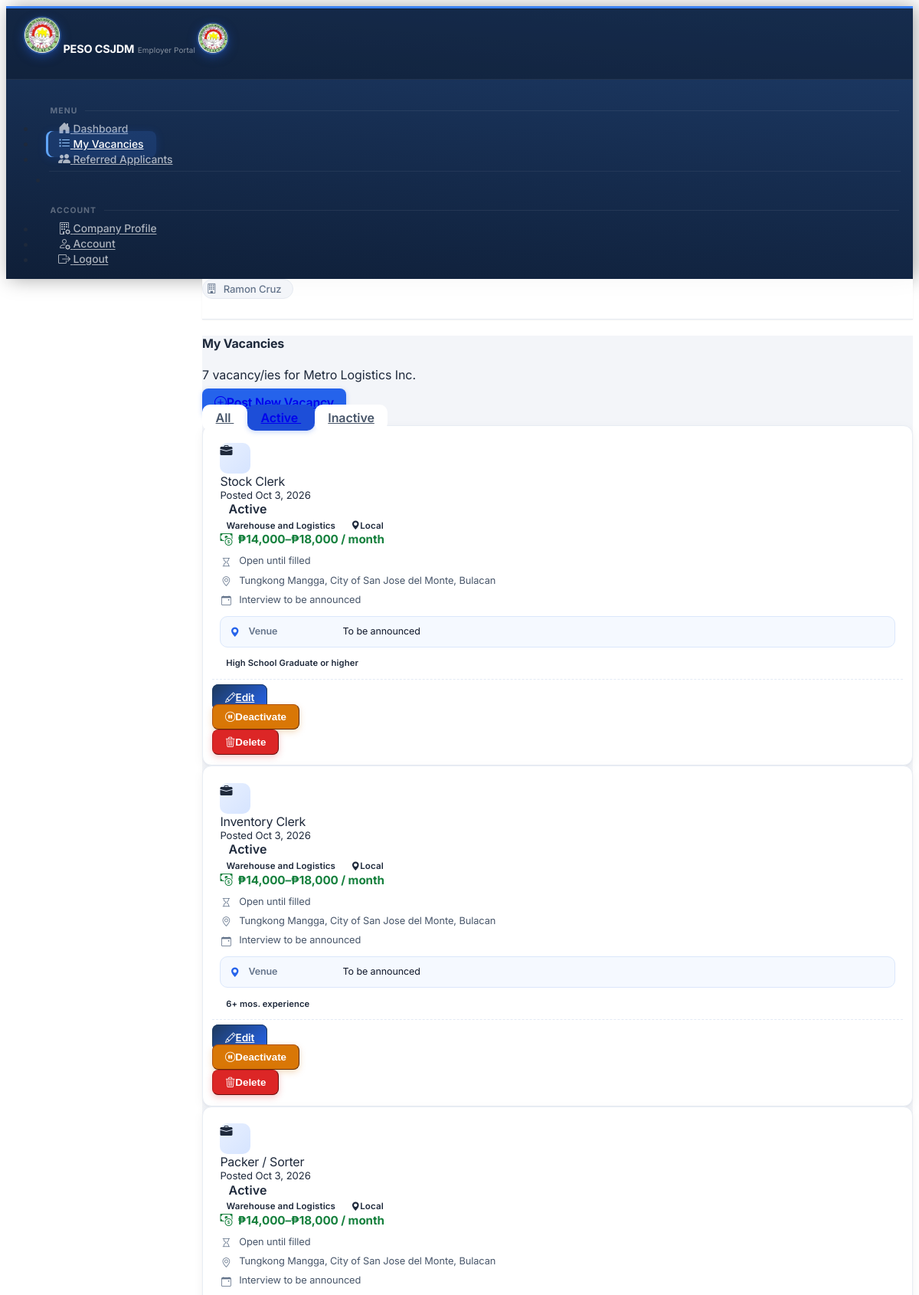
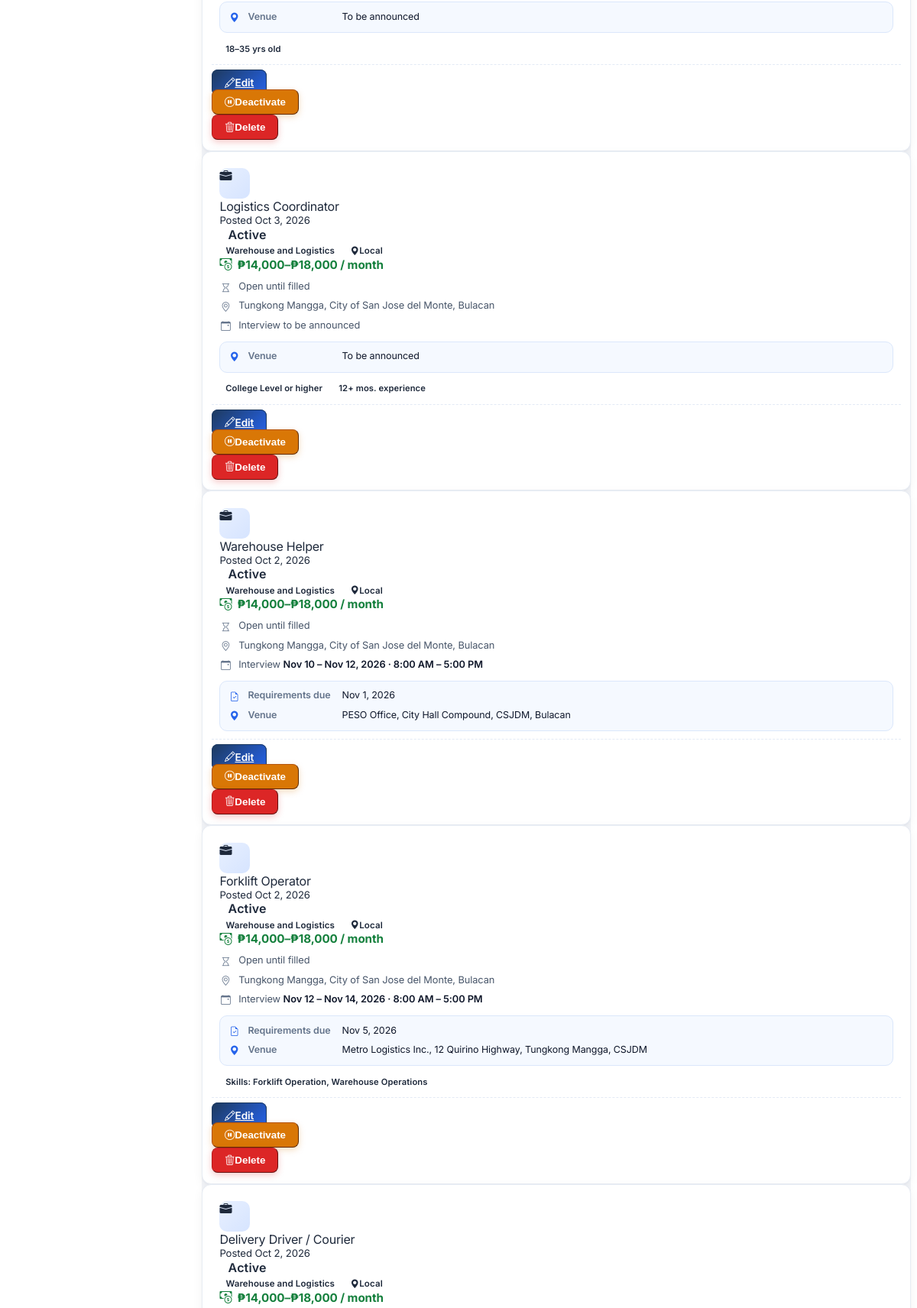
Page /employer/vacancies (signed in, upper part) on the committed database (2 pictures, top to bottom).
### tables this page shows
CREATE TABLE employers (
            employer_id             INTEGER  PRIMARY KEY AUTOINCREMENT,
            user_id        INTEGER  UNIQUE NOT NULL,
            company_name   TEXT     NOT NULL,
            contact_person TEXT     NOT NULL,
            phone          TEXT,
            address        TEXT,
            is_approved    INTEGER  DEFAULT 0,
            created_at     DATETIME DEFAULT CURRENT_TIMESTAMP, tin TEXT, trade_name TEXT, location_type TEXT, employer_sector TEXT, employer_type TEXT, total_workforce TEXT, line_of_business TEXT, address_line TEXT, barangay TEXT, city TEXT, province TEXT, position TEXT, telephone TEXT, mobile TEXT, fax TEXT, profile_email TEXT, certified INTEGER DEFAULT 0, certified_at DATETIME, profile_completed INTEGER DEFAULT 0, approval_requested INTEGER DEFAULT 0,
            FOREIGN KEY (user_id) REFERENCES users(user_id)
        );

CREATE TABLE job_vacancies (
            vacancy_id                   INTEGER  PRIMARY KEY AUTOINCREMENT,
            employer_name        TEXT     NOT NULL,
            job_title            TEXT     NOT NULL,
            occupational_category TEXT    NOT NULL,
            is_local             INTEGER  DEFAULT 1,
            is_active            INTEGER  DEFAULT 1,
            created_at           DATETIME DEFAULT CURRENT_TIMESTAMP
        , employer_id INTEGER REFERENCES users(user_id), application_deadline DATE, req_gender TEXT DEFAULT 'Any', req_age_min INTEGER, req_age_max INTEGER, req_education TEXT, req_documents TEXT, req_experience_months INTEGER, salary_min INTEGER, salary_max INTEGER, salary_period TEXT, job_location TEXT, req_skills TEXT, requirements_deadline DATE, interview_date DATE, interview_time TEXT, interview_date_end DATE, interview_time_end TEXT, location_type TEXT, venue_address TEXT, max_applicants INTEGER);

### app.py (the view)
@app.route('/employer/vacancies')
@employer_required
def employer_vacancies():
    emp = _get_my_employer()
    if not emp or not emp['is_approved']:
        return redirect(url_for('employer_profile'))
    db     = get_db()
    status = request.args.get('status', 'active')
    conds  = ['employer_id=?']
    params = [session['user_id']]
    if status == 'active':
        conds.append('is_active=1')
    elif status == 'inactive':
        conds.append('is_active=0')
    vacancies = db.execute(
        f'SELECT *, {EXPIRED_SQL} AS expired, '
        "(SELECT COUNT(*) FROM referrals r WHERE r.vacancy_id=job_vacancies.vacancy_id AND r.status != 'cancelled') AS applicant_count "
        f'FROM job_vacancies WHERE {" AND ".join(conds)} ORDER BY created_at DESC',
        params
    ).fetchall()
    return render_template('employer/vacancies.html', emp=emp,
                           vacancies=vacancies, status=status,
                           categories=CATEGORY_LIST)

### app.py (called while the page is built)
def get_db():
    if 'db' not in g:
        g.db = sqlite3.connect(DATABASE)
        g.db.row_factory = sqlite3.Row
        g.db.execute('PRAGMA foreign_keys = ON')
    return g.db

def edu_req_text(level):
    return f'{level} or higher' if level in EDUC_RANK else (level or '')

def _g(v, key):
    try:
        return v[key]
    except (KeyError, IndexError, TypeError):
        return None

def loc_type(v):
    t = _g(v, 'location_type')
    if t in LOCATION_TYPES_V:
        return t
    return 'local' if _g(v, 'is_local') else 'ph'

def loc_info(v):
    return {'type': loc_type(v), **LOCATION_TYPES_V[loc_type(v)]}

def salary_text(v):
    lo, hi, per = _g(v, 'salary_min'), _g(v, 'salary_max'), _g(v, 'salary_period')
    if not lo and not hi:
        return ''
    unit = {'Daily': 'day', 'Weekly': 'week',
            'Semi-monthly': 'half-month', 'Monthly': 'month'}.get(per, 'month')
    fmt = lambda n: '₱{:,}'.format(int(n))
    if lo and hi:
        amt = f'{fmt(lo)}–{fmt(hi)}'
    elif lo:
        amt = f'{fmt(lo)}+'
    else:
        amt = f'up to {fmt(hi)}'
    return f'{amt} / {unit}'

def interview_text(v):
    def fmt_d(dt, year=True):
        return dt.strftime('%b %d, %Y' if year else '%b %d').replace(' 0', ' ')
    def fmt_t(x):
        return datetime.strptime(x, '%H:%M').strftime('%I:%M %p').lstrip('0')
    d1, d2 = _g(v, 'interview_date'), _g(v, 'interview_date_end')
    if not d1:
        return ''
    try:
        a1 = datetime.strptime(d1, '%Y-%m-%d')
        if d2 and d2 != d1:
            a2 = datetime.strptime(d2, '%Y-%m-%d')
            out = f"{fmt_d(a1, a1.year != a2.year)} \u2013 {fmt_d(a2)}"
        else:
            out = fmt_d(a1)
        t1, t2 = _g(v, 'interview_time'), _g(v, 'interview_time_end')
        if t1 and t2:
            out += f' \u00b7 {fmt_t(t1)} \u2013 {fmt_t(t2)}'
        elif t1:
            out += f' \u00b7 {fmt_t(t1)}'
    except ValueError:
        return ''
    return out

def _vacancy_location(v):
    explicit = (_g(v, 'job_location') or '').strip()
    if explicit:
        return explicit
    if _g(v, 'is_local'):
        return 'City of San Jose del Monte'
    parts = [p for p in (_g(v, 'e_city'), _g(v, 'e_province')) if p]
    return ', '.join(parts)

@app.after_request
def security_headers(resp):
    resp.headers.setdefault('X-Content-Type-Options', 'nosniff')
    resp.headers.setdefault('X-Frame-Options', 'SAMEORIGIN')
    resp.headers.setdefault('Referrer-Policy', 'same-origin')
    return resp

### templates/employer/vacancies.html (shortened to what this page needs)
{% extends 'base_employer.html' %}
{% block content %}
<div class="d-flex align-items-center justify-content-between flex-wrap gap-3 mb-4">
  <div>
    <h4 class="fw-bold mb-0">My Vacancies</h4>
    <p class="text-muted small mb-0">{{ vacancies|length }} vacancy/ies for {{ emp.company_name }}</p>
  </div>
  <a href="{{ url_for('employer_vacancy_add') }}" class="btn btn-primary fw-semibold">
    <i class="bi bi-plus-circle me-1"></i>Post New Vacancy
  </a>
</div>
<div class="d-flex gap-2 mb-4 flex-wrap emp-filter">
  {% for s, label in [('all','All'),('active','Active'),('inactive','Inactive')] %}
  <a href="{{ url_for('employer_vacancies', status=s) }}"
     class="btn btn-sm {% if status == s %}btn-primary{% else %}btn-outline-secondary{% endif %}">
    {{ label }}
  </a>
  {% endfor %}
</div>
{% if vacancies %}
<div class="row g-3">
  {% for v in vacancies %}
  <div class="col-md-6">
    <div class="card border shadow-sm h-100 job-card">
      <div class="card-body p-3">
        <div class="d-flex align-items-start gap-2 mb-2">
          <div class="d-flex align-items-center justify-content-center flex-shrink-0 job-ico" style="width:40px;height:40px;"><i class="bi bi-briefcase-fill text-primary"></i></div>
          <div class="overflow-hidden flex-grow-1">
            <div class="fw-bold text-truncate" style="font-size:1rem;">{{ v.job_title }}</div>
            <div class="text-muted" style="font-size:.82rem;">Posted {{ v.created_at|friendly_date }}</div>
          </div>
          <span class="badge flex-shrink-0 {% if v.is_active %}bg-success{% else %}bg-secondary{% endif %}">{{ 'Active' if v.is_active else 'Inactive' }}</span>
        </div>
        {% set li = loc_info(v) %}
        <div class="mb-2">
          <span class="badge bg-primary-subtle text-primary-emphasis" style="font-size:.72rem;">{{ v.occupational_category }}</span>
          <span class="badge {{ li.css }} ms-1" style="font-size:.72rem;"><i class="bi bi-geo-alt-fill me-1"></i>{{ li.short }}</span>
        </div>
        <div>{% include '_vacancy_details.html' %}</div>
      </div>
      <div class="card-footer bg-transparent d-flex gap-2 vac-actions">
        <a href="{{ url_for('employer_vacancy_edit', vid=v.vacancy_id) }}"
           class="btn btn-sm btn-view-details">
          <i class="bi bi-pencil me-1"></i>Edit
        </a>
        <form method="POST" action="{{ url_for('employer_vacancy_toggle', vid=v.vacancy_id) }}" class="d-inline">
          <button type="submit" class="btn btn-sm {% if v.is_active %}btn-outline-warning{% else %}btn-outline-success{% endif %}">
            {% if v.is_active %}<i class="bi bi-pause-circle me-1"></i>Deactivate
            {% else %}<i class="bi bi-play-circle me-1"></i>Activate{% endif %}
          </button>
        </form>
        <button type="button" class="btn btn-sm btn-outline-danger ms-auto" data-coreui-toggle="modal" data-coreui-target="#deleteVacancyModal"
                data-vid="{{ v.vacancy_id }}" data-title="{{ v.job_title }}" data-applicants="{{ v.applicant_count }}">
          <i class="bi bi-trash3 me-1"></i>Delete
        </button>
      </div>
    </div>
  </div>
  {% endfor %}
</div>
{% else %}
<div class="text-center py-5 text-muted">
  <i class="bi bi-list-task" style="font-size:2.5rem;opacity:.25;"></i>
  <p class="mt-3">No vacancies posted yet.</p>
  <a href="{{ url_for('employer_vacancy_add') }}" class="btn btn-primary">Post Your First Vacancy</a>
</div>
{% endif %}
{% endblock %}

### templates/_vacancy_details.html (shortened to what this page needs)
{% set compact = compact|default(false) %}
{% set chips = req_summary(v) %}
{% set _loc = vacancy_location(v) %}
<div class="vd">
  {% if salary_text(v) %}<div class="vd-salary"><i class="bi bi-cash-coin"></i>{{ salary_text(v) }}</div>{% endif %}
  <ul class="vd-list">
    <li>{% if v.application_deadline %}<i class="bi bi-hourglass-split"></i><span>Apply until <strong>{{ v.application_deadline|friendly_date }}</strong></span>
        {% else %}<i class="bi bi-hourglass"></i><span>Open until filled</span>{% endif %}</li>
    {% if _loc %}<li><i class="bi bi-geo-alt"></i><span>{{ _loc }}</span></li>{% endif %}
    <li><i class="bi bi-calendar-event"></i>
      <span>{% if v.interview_date %}Interview <strong>{{ interview_text(v).split(' \u00b7 ')[0] if compact else interview_text(v) }}</strong>{% else %}<span class="text-muted">Interview to be announced</span>{% endif %}</span></li>
  </ul>
  {% if not compact %}
  <div class="vd-box">
    {% if v.requirements_deadline %}<div class="vd-row"><i class="bi bi-file-earmark-check"></i><span class="vd-lbl">Requirements due</span><span>{{ v.requirements_deadline|friendly_date }}</span></div>{% endif %}
    <div class="vd-row"><i class="bi bi-geo-alt-fill"></i><span class="vd-lbl">Venue</span><span>{% if v.venue_address %}{{ v.venue_address }}{% else %}<span class="text-muted">To be announced</span>{% endif %}</span></div>
  </div>
  {% endif %}
  {% if chips %}
  <div class="vd-chips">
    {% for c in (chips[:3] if compact else chips) %}<span class="badge bg-secondary-subtle text-secondary-emphasis fw-normal">{{ c }}</span>{% endfor %}
  </div>
  {% endif %}
</div>

### rows in the picture
employers: company_name "Metro Logistics Inc."
job_vacancies: job_title "Stock Clerk", created_at|friendly_date "Oct 3, 2026", is_active "Active", occupational_category "Warehouse and Logistics", short "Local", salary_text "₱14,000–₱18,000 / month", shows "Open until filled", job_location "Tungkong Mangga, City of San Jose del Monte, Bulacan", shows "Interview to be announced", shows "Venue", shows "To be announced", c "High School Graduate or higher", shows "Deactivate"
job_vacancies: job_title "Inventory Clerk", created_at|friendly_date "Oct 3, 2026", is_active "Active", occupational_category "Warehouse and Logistics", short "Local", salary_text "₱14,000–₱18,000 / month", shows "Open until filled", job_location "Tungkong Mangga, City of San Jose del Monte, Bulacan", shows "Interview to be announced", shows "Venue", shows "To be announced", c "6+ mos. experience", shows "Deactivate"
job_vacancies: job_title "Packer / Sorter", created_at|friendly_date "Oct 3, 2026", is_active "Active", occupational_category "Warehouse and Logistics", short "Local", salary_text "₱14,000–₱18,000 / month", shows "Open until filled", job_location "Tungkong Mangga, City of San Jose del Monte, Bulacan", shows "Interview to be announced", shows "Venue", shows "To be announced", c "18–35 yrs old", shows "Deactivate"
job_vacancies: job_title "Logistics Coordinator", created_at|friendly_date "Oct 3, 2026", is_active "Active", occupational_category "Warehouse and Logistics", short "Local", salary_text "₱14,000–₱18,000 / month", shows "Open until filled", job_location "Tungkong Mangga, City of San Jose del Monte, Bulacan", shows "Interview to be announced", shows "Venue", shows "To be announced", c "College Level or higher" "12+ mos. experience", shows "Deactivate"
job_vacancies: job_title "Warehouse Helper", created_at|friendly_date "Oct 2, 2026", is_active "Active", occupational_category "Warehouse and Logistics", short "Local", salary_text "₱14,000–₱18,000 / month", shows "Open until filled", job_location "Tungkong Mangga, City of San Jose del Monte, Bulacan", interview_text "Nov 10 – Nov 12, 2026 · 8:00 AM – 5:00 PM", requirements_deadline|friendly_date "Nov 1, 2026", venue_address "PESO Office, City Hall Compound, CSJDM, Bulacan", shows "Deactivate"
job_vacancies: job_title "Forklift Operator", created_at|friendly_date "Oct 2, 2026", is_active "Active", occupational_category "Warehouse and Logistics", short "Local", salary_text "₱14,000–₱18,000 / month", shows "Open until filled", job_location "Tungkong Mangga, City of San Jose del Monte, Bulacan", interview_text "Nov 12 – Nov 14, 2026 · 8:00 AM – 5:00 PM", requirements_deadline|friendly_date "Nov 5, 2026", venue_address "Metro Logistics Inc., 12 Quirino Highway, Tungkong Mangga, CSJDM", c "Skills: Forklift Operation, Warehouse Operations", shows "Deactivate"
job_vacancies: job_title "Delivery Driver / Courier", created_at|friendly_date "Oct 2, 2026", is_active "Active", occupational_category "Warehouse and Logistics", short "Local", salary_text "₱14,000–₱18,000 / month"

### other values in the picture
{{ session.get('full_name', 'Employer') }} "Ramon Cruz"
{{ vacancies|length }} "7"
{{ label }} "All" "Active" "Inactive"
